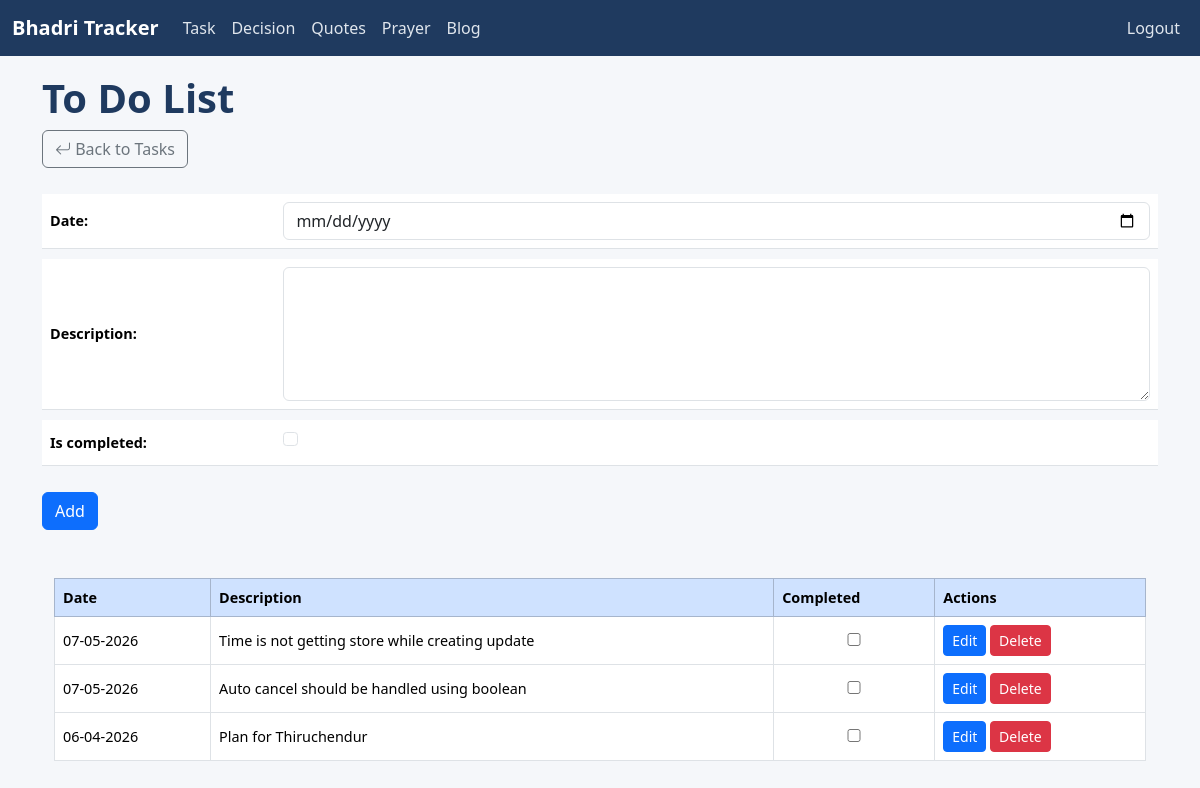
The app's page /todo/ (signed in), older data.
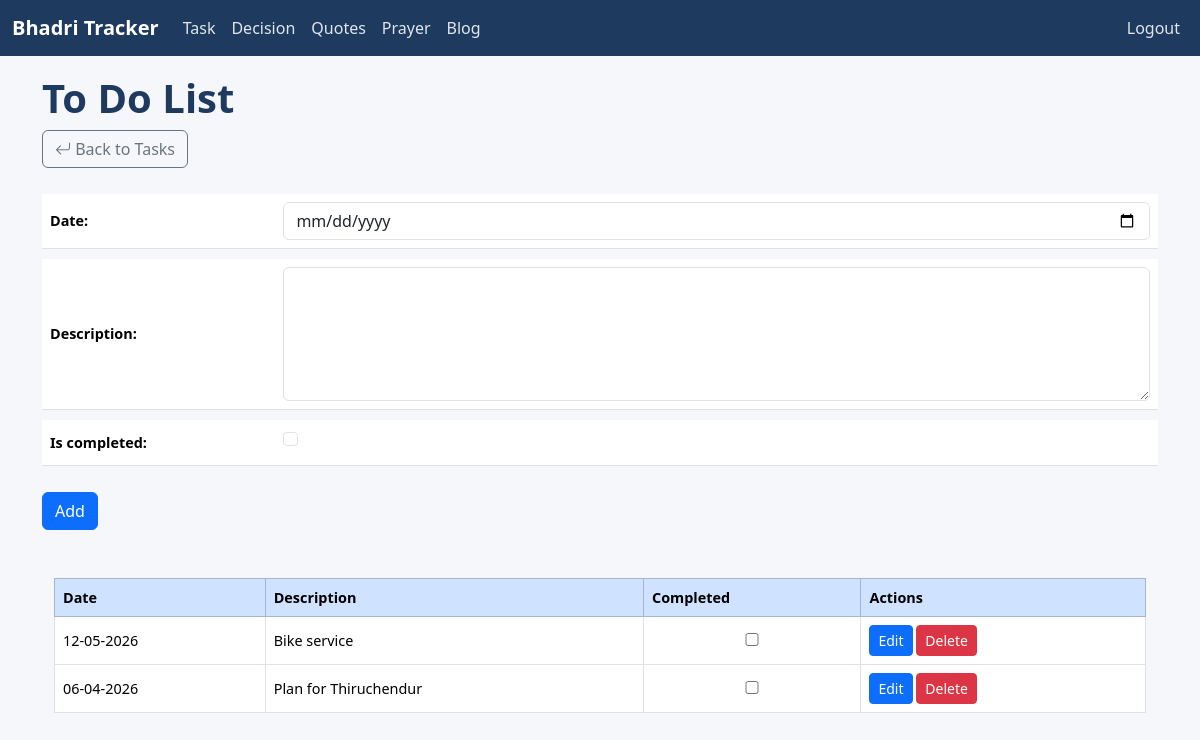
The same page, newer data.
### tracker/models.py (models this page shows, shortened)
class Todo(models.Model):
    date = models.DateField()
    description = models.TextField()
    is_completed = models.BooleanField(default=False)

### tracker/views.py (the view)
# urls.py: path('todo/', views.todo_list, name='todo_list'),
@login_required(login_url='login')
def todo_list(request):
    todos = Todo.objects.all().order_by("-date")
    form = TodoForm()
    if request.method == "POST":
        form = TodoForm(request.POST)
        if form.is_valid():
            form.save()
            return redirect("tracker:todo_list")
    return render(request, "tracker/todo_list.html", {
        "todos": todos,
        "form": form
    })

### tracker/forms.py
class TodoForm(forms.ModelForm):
    class Meta:
        model = Todo
        fields = ['date', 'description', 'is_completed']
        widgets = {
            'date': forms.DateInput(attrs={'class': 'form-control', 'type': 'date'}),
            'description': forms.Textarea(attrs={'class': 'form-control', 'rows': 5}),
            'is_completed': forms.CheckboxInput(attrs={'class': 'form-check-input'}),
        }

### tracker/context_processors.py (called while the page is built)
def active_notifications(request):
    today = timezone.localdate()
    notifications = Notification.objects.filter(
        is_completed=False,
        date__gte=today,
        date__lte=today + timedelta(days=7)
    ).order_by('date')
    return {
        'active_notifications': notifications
    }

### templates/tracker/todo_list.html (shortened to what this page needs)
{% extends 'base.html' %}
{% load static %}
{% block content %}
<h1>To Do List</h1>
<a href="{% url 'tracker:task_list' %}" class="btn btn-outline-secondary mb-3"><i class="bi bi-arrow-return-left"></i> Back to Tasks</a>
<form method="POST" class="w-100">
    <div class="md-3">
        <table class="table w-100">
            {{ form.as_table }}
        </table>
    </div>
    <button type="submit" class="btn btn-primary">Add</button>
</form>
<br>
<div class="container mt-4">
<table class="table table-bordered table-hover align-middle">
<thead class="table-primary">
<tr>
<th>Date</th>
<th>Description</th>
<th>Completed</th>
<th>Actions</th>
</tr>
</thead>
<tbody>
{% for todo in todos %}
<tr>
<td>{{ todo.date|date:"d-m-Y" }}</td>
<td class="{% if todo.is_completed %}text-decoration-line-through text-muted{% endif %}">
{{ todo.description }}
</td>
<td class="text-center">
<input type="checkbox"
{% if todo.is_completed %}checked{% endif %} onclick="window.location.href='{% url 'tracker:todo_toggle' todo.id %}'">
</td>
<td>
<a href="{% url 'tracker:todo_edit' todo.id %}" class="btn btn-sm btn-primary">
Edit
</a>
<a href="{% url 'tracker:todo_delete' todo.id %}" class="btn btn-sm btn-danger">
Delete
</a>
</td>
</tr>
{% endfor %}
</tbody>
</table>
</div>
{% endblock %}

Row changes from the older to the newer data that the page shows:
removed Todo: date "07-05-2026", description "Time is not getting store while creating update"
removed Todo: date "07-05-2026", description "Auto cancel should be handled using boolean"
added Todo: date "12-05-2026", description "Bike service"
